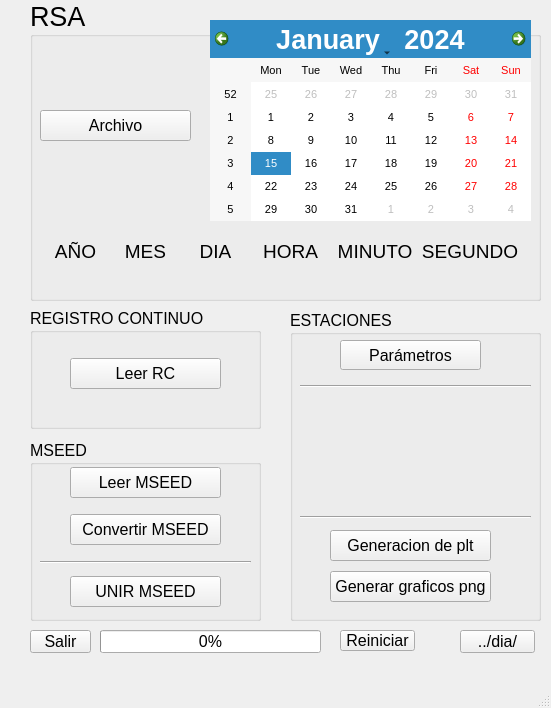
<?xml version="1.0" encoding="UTF-8"?>
<ui version="4.0">
 <class>MainWindow</class>
 <widget class="QMainWindow" name="MainWindow">
  <property name="geometry">
   <rect>
    <x>0</x>
    <y>0</y>
    <width>551</width>
    <height>708</height>
   </rect>
  </property>
  <property name="windowTitle">
   <string>REGISTRO CONTINUO              ...RSA</string>
  </property>
  <widget class="QWidget" name="centralwidget">
   <widget class="QPushButton" name="Btn_Salir">
    <property name="geometry">
     <rect>
      <x>30</x>
      <y>630</y>
      <width>61</width>
      <height>23</height>
     </rect>
    </property>
    <property name="font">
     <font>
      <pointsize>12</pointsize>
     </font>
    </property>
    <property name="text">
     <string>Salir</string>
    </property>
   </widget>
   <widget class="QGroupBox" name="grupo_RC">
    <property name="geometry">
     <rect>
      <x>30</x>
      <y>308</y>
      <width>231</width>
      <height>121</height>
     </rect>
    </property>
    <property name="font">
     <font>
      <pointsize>12</pointsize>
     </font>
    </property>
    <property name="title">
     <string>REGISTRO CONTINUO</string>
    </property>
    <widget class="QPushButton" name="Btn_Leer_binario">
     <property name="enabled">
      <bool>true</bool>
     </property>
     <property name="geometry">
      <rect>
       <x>40</x>
       <y>50</y>
       <width>151</width>
       <height>31</height>
      </rect>
     </property>
     <property name="font">
      <font>
       <pointsize>12</pointsize>
      </font>
     </property>
     <property name="text">
      <string>Leer RC</string>
     </property>
    </widget>
   </widget>
   <widget class="QProgressBar" name="Barra_01">
    <property name="geometry">
     <rect>
      <x>100</x>
      <y>630</y>
      <width>221</width>
      <height>23</height>
     </rect>
    </property>
    <property name="font">
     <font>
      <pointsize>12</pointsize>
     </font>
    </property>
    <property name="maximum">
     <number>86400</number>
    </property>
    <property name="value">
     <number>0</number>
    </property>
   </widget>
   <widget class="QGroupBox" name="grupo_estaciones">
    <property name="geometry">
     <rect>
      <x>290</x>
      <y>310</y>
      <width>251</width>
      <height>311</height>
     </rect>
    </property>
    <property name="font">
     <font>
      <pointsize>12</pointsize>
     </font>
    </property>
    <property name="title">
     <string>ESTACIONES</string>
    </property>
    <widget class="QPushButton" name="Btn_PLT">
     <property name="enabled">
      <bool>true</bool>
     </property>
     <property name="geometry">
      <rect>
       <x>40</x>
       <y>220</y>
       <width>161</width>
       <height>31</height>
      </rect>
     </property>
     <property name="font">
      <font>
       <pointsize>12</pointsize>
      </font>
     </property>
     <property name="text">
      <string>Generacion de plt</string>
     </property>
    </widget>
    <widget class="QPushButton" name="Btn_imprimir">
     <property name="enabled">
      <bool>true</bool>
     </property>
     <property name="geometry">
      <rect>
       <x>40</x>
       <y>261</y>
       <width>161</width>
       <height>31</height>
      </rect>
     </property>
     <property name="text">
      <string>Generar graficos png</string>
     </property>
    </widget>
    <widget class="QPushButton" name="btn_parametros">
     <property name="enabled">
      <bool>true</bool>
     </property>
     <property name="geometry">
      <rect>
       <x>50</x>
       <y>30</y>
       <width>141</width>
       <height>30</height>
      </rect>
     </property>
     <property name="font">
      <font>
       <pointsize>12</pointsize>
      </font>
     </property>
     <property name="text">
      <string>Parámetros</string>
     </property>
    </widget>
    <widget class="QLabel" name="Lbl_Mensajes">
     <property name="enabled">
      <bool>true</bool>
     </property>
     <property name="geometry">
      <rect>
       <x>20</x>
       <y>78</y>
       <width>211</width>
       <height>121</height>
      </rect>
     </property>
     <property name="font">
      <font>
       <family>Arial</family>
       <pointsize>12</pointsize>
      </font>
     </property>
     <property name="text">
      <string/>
     </property>
     <property name="textFormat">
      <enum>Qt::PlainText</enum>
     </property>
     <property name="alignment">
      <set>Qt::AlignCenter</set>
     </property>
    </widget>
    <widget class="Line" name="line_2">
     <property name="geometry">
      <rect>
       <x>10</x>
       <y>68</y>
       <width>231</width>
       <height>16</height>
      </rect>
     </property>
     <property name="orientation">
      <enum>Qt::Horizontal</enum>
     </property>
    </widget>
    <widget class="Line" name="line_3">
     <property name="geometry">
      <rect>
       <x>10</x>
       <y>199</y>
       <width>231</width>
       <height>16</height>
      </rect>
     </property>
     <property name="orientation">
      <enum>Qt::Horizontal</enum>
     </property>
    </widget>
   </widget>
   <widget class="QGroupBox" name="grupo_fecha">
    <property name="geometry">
     <rect>
      <x>30</x>
      <y>0</y>
      <width>511</width>
      <height>301</height>
     </rect>
    </property>
    <property name="font">
     <font>
      <pointsize>20</pointsize>
     </font>
    </property>
    <property name="title">
     <string>RSA</string>
    </property>
    <widget class="QLabel" name="label_t_1">
     <property name="enabled">
      <bool>true</bool>
     </property>
     <property name="geometry">
      <rect>
       <x>20</x>
       <y>234</y>
       <width>51</width>
       <height>35</height>
      </rect>
     </property>
     <property name="font">
      <font>
       <pointsize>14</pointsize>
      </font>
     </property>
     <property name="text">
      <string>AÑO</string>
     </property>
     <property name="scaledContents">
      <bool>false</bool>
     </property>
     <property name="alignment">
      <set>Qt::AlignCenter</set>
     </property>
     <property name="wordWrap">
      <bool>false</bool>
     </property>
    </widget>
    <widget class="QLabel" name="label_t_2">
     <property name="enabled">
      <bool>true</bool>
     </property>
     <property name="geometry">
      <rect>
       <x>90</x>
       <y>234</y>
       <width>51</width>
       <height>35</height>
      </rect>
     </property>
     <property name="font">
      <font>
       <pointsize>14</pointsize>
      </font>
     </property>
     <property name="text">
      <string>MES</string>
     </property>
     <property name="alignment">
      <set>Qt::AlignCenter</set>
     </property>
     <property name="wordWrap">
      <bool>false</bool>
     </property>
    </widget>
    <widget class="QLabel" name="label_t_3">
     <property name="enabled">
      <bool>true</bool>
     </property>
     <property name="geometry">
      <rect>
       <x>160</x>
       <y>234</y>
       <width>51</width>
       <height>35</height>
      </rect>
     </property>
     <property name="font">
      <font>
       <pointsize>14</pointsize>
      </font>
     </property>
     <property name="text">
      <string>DIA</string>
     </property>
     <property name="alignment">
      <set>Qt::AlignCenter</set>
     </property>
     <property name="wordWrap">
      <bool>false</bool>
     </property>
    </widget>
    <widget class="QLabel" name="label_t_4">
     <property name="enabled">
      <bool>true</bool>
     </property>
     <property name="geometry">
      <rect>
       <x>230</x>
       <y>234</y>
       <width>61</width>
       <height>35</height>
      </rect>
     </property>
     <property name="font">
      <font>
       <pointsize>14</pointsize>
      </font>
     </property>
     <property name="text">
      <string>HORA</string>
     </property>
     <property name="alignment">
      <set>Qt::AlignCenter</set>
     </property>
     <property name="wordWrap">
      <bool>false</bool>
     </property>
    </widget>
    <widget class="QLabel" name="label_t_5">
     <property name="enabled">
      <bool>true</bool>
     </property>
     <property name="geometry">
      <rect>
       <x>300</x>
       <y>234</y>
       <width>90</width>
       <height>35</height>
      </rect>
     </property>
     <property name="font">
      <font>
       <pointsize>14</pointsize>
      </font>
     </property>
     <property name="text">
      <string>MINUTO</string>
     </property>
     <property name="alignment">
      <set>Qt::AlignCenter</set>
     </property>
     <property name="wordWrap">
      <bool>false</bool>
     </property>
    </widget>
    <widget class="QLabel" name="label_t_6">
     <property name="enabled">
      <bool>true</bool>
     </property>
     <property name="geometry">
      <rect>
       <x>390</x>
       <y>234</y>
       <width>100</width>
       <height>35</height>
      </rect>
     </property>
     <property name="font">
      <font>
       <pointsize>14</pointsize>
      </font>
     </property>
     <property name="text">
      <string>SEGUNDO</string>
     </property>
     <property name="alignment">
      <set>Qt::AlignCenter</set>
     </property>
     <property name="wordWrap">
      <bool>false</bool>
     </property>
    </widget>
    <widget class="QLabel" name="label_1">
     <property name="geometry">
      <rect>
       <x>30</x>
       <y>274</y>
       <width>51</width>
       <height>20</height>
      </rect>
     </property>
     <property name="font">
      <font>
       <pointsize>14</pointsize>
      </font>
     </property>
     <property name="text">
      <string/>
     </property>
     <property name="alignment">
      <set>Qt::AlignCenter</set>
     </property>
    </widget>
    <widget class="QLabel" name="label_2">
     <property name="geometry">
      <rect>
       <x>100</x>
       <y>274</y>
       <width>51</width>
       <height>20</height>
      </rect>
     </property>
     <property name="font">
      <font>
       <pointsize>14</pointsize>
      </font>
     </property>
     <property name="text">
      <string/>
     </property>
     <property name="alignment">
      <set>Qt::AlignCenter</set>
     </property>
    </widget>
    <widget class="QLabel" name="label_3">
     <property name="geometry">
      <rect>
       <x>170</x>
       <y>274</y>
       <width>51</width>
       <height>20</height>
      </rect>
     </property>
     <property name="font">
      <font>
       <pointsize>14</pointsize>
      </font>
     </property>
     <property name="text">
      <string/>
     </property>
     <property name="alignment">
      <set>Qt::AlignCenter</set>
     </property>
    </widget>
    <widget class="QLabel" name="label_4">
     <property name="geometry">
      <rect>
       <x>250</x>
       <y>274</y>
       <width>51</width>
       <height>20</height>
      </rect>
     </property>
     <property name="font">
      <font>
       <pointsize>14</pointsize>
      </font>
     </property>
     <property name="text">
      <string/>
     </property>
     <property name="alignment">
      <set>Qt::AlignCenter</set>
     </property>
    </widget>
    <widget class="QLabel" name="label_5">
     <property name="geometry">
      <rect>
       <x>330</x>
       <y>274</y>
       <width>51</width>
       <height>20</height>
      </rect>
     </property>
     <property name="font">
      <font>
       <pointsize>14</pointsize>
      </font>
     </property>
     <property name="text">
      <string/>
     </property>
     <property name="alignment">
      <set>Qt::AlignCenter</set>
     </property>
    </widget>
    <widget class="QLabel" name="label_6">
     <property name="geometry">
      <rect>
       <x>420</x>
       <y>274</y>
       <width>51</width>
       <height>20</height>
      </rect>
     </property>
     <property name="font">
      <font>
       <pointsize>14</pointsize>
      </font>
     </property>
     <property name="text">
      <string/>
     </property>
     <property name="alignment">
      <set>Qt::AlignCenter</set>
     </property>
    </widget>
    <widget class="QCalendarWidget" name="calendarWidget">
     <property name="geometry">
      <rect>
       <x>180</x>
       <y>20</y>
       <width>321</width>
       <height>201</height>
      </rect>
     </property>
     <property name="font">
      <font>
       <pointsize>8</pointsize>
      </font>
     </property>
    </widget>
    <widget class="QPushButton" name="Btn_Abrir">
     <property name="geometry">
      <rect>
       <x>10</x>
       <y>110</y>
       <width>151</width>
       <height>31</height>
      </rect>
     </property>
     <property name="font">
      <font>
       <pointsize>12</pointsize>
      </font>
     </property>
     <property name="text">
      <string>Archivo</string>
     </property>
    </widget>
   </widget>
   <widget class="QGroupBox" name="grupo_mseed">
    <property name="geometry">
     <rect>
      <x>30</x>
      <y>440</y>
      <width>231</width>
      <height>181</height>
     </rect>
    </property>
    <property name="font">
     <font>
      <pointsize>12</pointsize>
     </font>
    </property>
    <property name="title">
     <string>MSEED </string>
    </property>
    <widget class="QPushButton" name="Btn_Convertir">
     <property name="enabled">
      <bool>true</bool>
     </property>
     <property name="geometry">
      <rect>
       <x>40</x>
       <y>74</y>
       <width>151</width>
       <height>31</height>
      </rect>
     </property>
     <property name="font">
      <font>
       <pointsize>12</pointsize>
      </font>
     </property>
     <property name="text">
      <string>Convertir MSEED</string>
     </property>
    </widget>
    <widget class="QPushButton" name="Btn_Unir_mseed">
     <property name="enabled">
      <bool>true</bool>
     </property>
     <property name="geometry">
      <rect>
       <x>40</x>
       <y>136</y>
       <width>151</width>
       <height>31</height>
      </rect>
     </property>
     <property name="font">
      <font>
       <pointsize>12</pointsize>
      </font>
     </property>
     <property name="text">
      <string>UNIR MSEED</string>
     </property>
    </widget>
    <widget class="QPushButton" name="Btn_Leer_mseed">
     <property name="enabled">
      <bool>true</bool>
     </property>
     <property name="geometry">
      <rect>
       <x>40</x>
       <y>27</y>
       <width>151</width>
       <height>31</height>
      </rect>
     </property>
     <property name="font">
      <font>
       <pointsize>12</pointsize>
      </font>
     </property>
     <property name="text">
      <string>Leer MSEED</string>
     </property>
    </widget>
    <widget class="Line" name="line">
     <property name="geometry">
      <rect>
       <x>10</x>
       <y>112</y>
       <width>211</width>
       <height>20</height>
      </rect>
     </property>
     <property name="orientation">
      <enum>Qt::Horizontal</enum>
     </property>
    </widget>
   </widget>
   <widget class="QPushButton" name="Btn_drive">
    <property name="geometry">
     <rect>
      <x>460</x>
      <y>630</y>
      <width>75</width>
      <height>23</height>
     </rect>
    </property>
    <property name="font">
     <font>
      <pointsize>12</pointsize>
     </font>
    </property>
    <property name="text">
     <string>../dia/</string>
    </property>
   </widget>
   <widget class="QLabel" name="Lbl_directorio">
    <property name="enabled">
     <bool>true</bool>
    </property>
    <property name="geometry">
     <rect>
      <x>30</x>
      <y>660</y>
      <width>471</width>
      <height>21</height>
     </rect>
    </property>
    <property name="font">
     <font>
      <family>Arial</family>
      <pointsize>7</pointsize>
     </font>
    </property>
    <property name="text">
     <string/>
    </property>
    <property name="alignment">
     <set>Qt::AlignJustify|Qt::AlignTop</set>
    </property>
   </widget>
   <widget class="QPushButton" name="Btn_reiniciar">
    <property name="enabled">
     <bool>true</bool>
    </property>
    <property name="geometry">
     <rect>
      <x>340</x>
      <y>630</y>
      <width>75</width>
      <height>21</height>
     </rect>
    </property>
    <property name="font">
     <font>
      <pointsize>12</pointsize>
     </font>
    </property>
    <property name="text">
     <string>Reiniciar</string>
    </property>
   </widget>
  </widget>
  <widget class="QStatusBar" name="statusbar"/>
  <action name="actionAbrir">
   <property name="text">
    <string>Abrir</string>
   </property>
  </action>
  <action name="actionCerrar">
   <property name="text">
    <string>Cerrar</string>
   </property>
  </action>
 </widget>
 <resources/>
 <connections/>
</ui>
